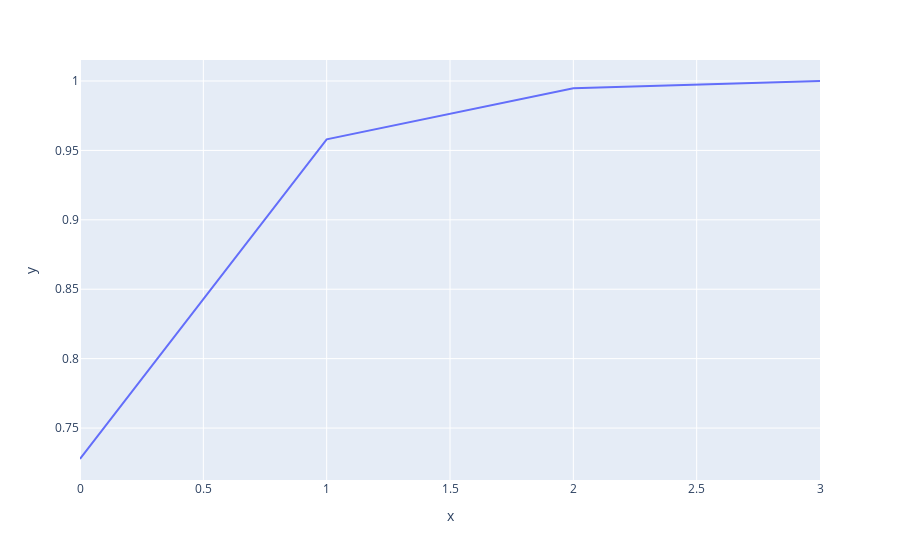

This figure's notebook cell:
### Code cell
import plotly.express as px

px.line(x = np.arange(len(pca.explained_variance_ratio_)), y = np.cumsum(pca.explained_variance_ratio_))

### Figure 1 — Plotly figure (JSON) as saved in the notebook; plotly's stock layout.template omitted (floating-point values rounded to 4 significant figures)
{"data": [{"hovertemplate": "x=%{x}<br>y=%{y}<extra></extra>", "legendgroup": "", "line": {"color": "#636efa", "dash": "solid"}, "marker": {"symbol": "circle"}, "mode": "lines", "name": "", "orientation": "v", "showlegend": false, "type": "scatter", "x": [0, 1, 2, 3], "xaxis": "x", "y": [0.7277, 0.958, 0.9948, 1.0], "yaxis": "y"}], "layout": {"legend": {"tracegroupgap": 0}, "margin": {"t": 60}, "xaxis": {"anchor": "y", "domain": [0, 1], "title": {"text": "x"}}, "yaxis": {"anchor": "x", "domain": [0, 1], "title": {"text": "y"}}}}
